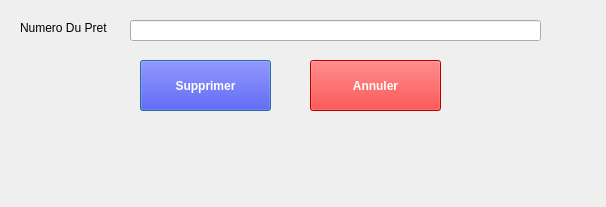
<?xml version="1.0" encoding="UTF-8"?>
<ui version="4.0">
 <class>supprimerUnPret</class>
 <widget class="QDialog" name="supprimerUnPret">
  <property name="geometry">
   <rect>
    <x>0</x>
    <y>0</y>
    <width>606</width>
    <height>207</height>
   </rect>
  </property>
  <property name="windowTitle">
   <string>Dialog</string>
  </property>
  <widget class="QLabel" name="label">
   <property name="geometry">
    <rect>
     <x>20</x>
     <y>20</y>
     <width>111</width>
     <height>16</height>
    </rect>
   </property>
   <property name="text">
    <string>Numero Du Pret</string>
   </property>
  </widget>
  <widget class="QLineEdit" name="numerodupret">
   <property name="geometry">
    <rect>
     <x>130</x>
     <y>20</y>
     <width>411</width>
     <height>21</height>
    </rect>
   </property>
  </widget>
  <widget class="QPushButton" name="pushButton">
   <property name="geometry">
    <rect>
     <x>140</x>
     <y>60</y>
     <width>131</width>
     <height>51</height>
    </rect>
   </property>
   <property name="styleSheet">
    <string notr="true">QPushButton{
background:blue;
color:white;
font-weight:bold;
}</string>
   </property>
   <property name="text">
    <string>Supprimer</string>
   </property>
  </widget>
  <widget class="QPushButton" name="pushButton_2">
   <property name="geometry">
    <rect>
     <x>310</x>
     <y>60</y>
     <width>131</width>
     <height>51</height>
    </rect>
   </property>
   <property name="styleSheet">
    <string notr="true">QPushButton{
background:red;
color:white;
font-weight:bold;
}</string>
   </property>
   <property name="text">
    <string>Annuler</string>
   </property>
  </widget>
 </widget>
 <resources/>
 <connections/>
</ui>
